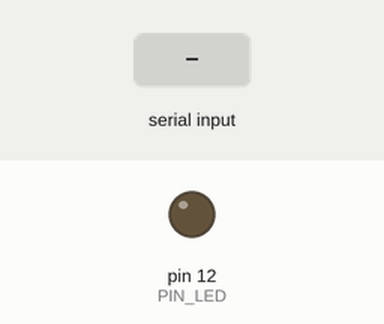
The sketch below on a simulated Arduino Uno, built with avr-gcc and run on an emulated ATmega328P. On the bench: output pins drawn as LEDs (lit = HIGH). The test bench sets the inputs (shaded band).

Above: at 1.2 s.
1.3 s: "1" received over Serial
At 1.7 s:
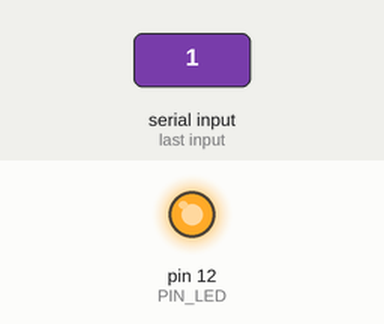
2.8 s: "0" received over Serial
At 4.0 s:
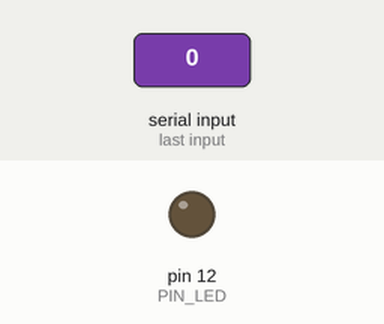
Timing chart, 0 to 5.8 s (numbered marks = the images above; inputs shaded):
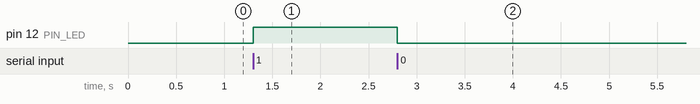

Measured:
- after the input at 1.3 s, pin 12 (PIN_LED): LOW → HIGH at once
- after the input at 2.8 s, pin 12 (PIN_LED): HIGH → LOW at once

The sketch:

percobaan_1.ino
```cpp
const int PIN_LED = 12;

void setup() {
  Serial.begin(9600);
  pinMode(PIN_LED, OUTPUT);
}

void loop() {
  if (Serial.available()) {
    char data = Serial.read();

    if (data == '1') {
      digitalWrite(PIN_LED, HIGH);
    }
    else if (data == '0') {
      digitalWrite(PIN_LED, LOW);
    }
  }
}
```
